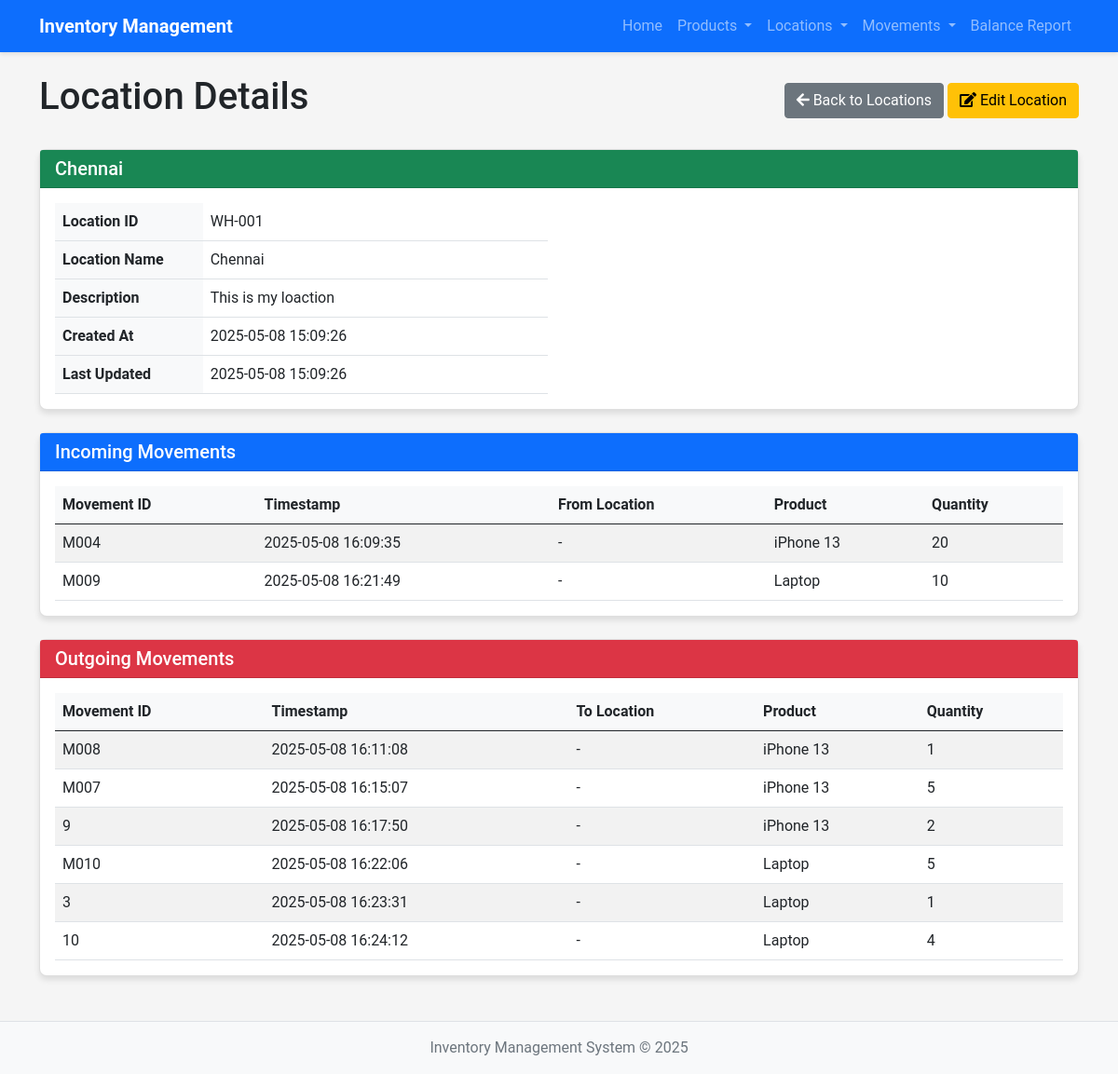
Page /locations/view/WH-001 on the committed database.
### models.py (models this page shows, shortened)
class Location(db.Model):
    __tablename__ = 'locations'
    location_id = db.Column(db.String(20), primary_key=True)
    location_name = db.Column(db.String(100), nullable=False)
    description = db.Column(db.Text, nullable=True)
    created_at = db.Column(db.DateTime, default=datetime.utcnow)
    updated_at = db.Column(db.DateTime, default=datetime.utcnow, onupdate=datetime.utcnow)

class ProductMovement(db.Model):
    __tablename__ = 'product_movements'
    movement_id = db.Column(db.String(20), primary_key=True)
    timestamp = db.Column(db.DateTime, default=datetime.utcnow)
    from_location = db.Column(db.String(20), db.ForeignKey('locations.location_id'), nullable=True)
    to_location = db.Column(db.String(20), db.ForeignKey('locations.location_id'), nullable=True)
    product_id = db.Column(db.String(20), db.ForeignKey('products.product_id'), nullable=False)
    qty = db.Column(db.Integer, nullable=False)
    product = db.relationship('Product', backref=db.backref('movements', lazy=True))
    from_location_rel = db.relationship('Location', foreign_keys=[from_location], backref=db.backref('outgoing_movements', lazy=True))
    to_location_rel = db.relationship('Location', foreign_keys=[to_location], backref=db.backref('incoming_movements', lazy=True))

class Product(db.Model):
    __tablename__ = 'products'
    product_id = db.Column(db.String(20), primary_key=True)
    product_name = db.Column(db.String(100), nullable=False)
    description = db.Column(db.Text, nullable=True)
    created_at = db.Column(db.DateTime, default=datetime.utcnow)
    updated_at = db.Column(db.DateTime, default=datetime.utcnow, onupdate=datetime.utcnow)

### app.py (the view)
@app.route('/locations/view/<string:location_id>')
def view_location(location_id):
    location = Location.query.get_or_404(location_id)
    return render_template('location/view.html', location=location)

### app.py (called while the page is built)
@app.context_processor
def inject_now():
    return {'now': datetime.utcnow()}

### templates/location/view.html (shortened to what this page needs)
{% extends "base.html" %}
{% block content %}
<div class="d-flex justify-content-between align-items-center mb-4">
    <h1>Location Details</h1>
    <div>
        <a href="{{ url_for('list_locations') }}" class="btn btn-secondary">
            <i class="fas fa-arrow-left"></i> Back to Locations
        </a>
        <a href="{{ url_for('edit_location', location_id=location.location_id) }}" class="btn btn-warning">
            <i class="fas fa-edit"></i> Edit Location
        </a>
    </div>
</div>
<div class="card">
    <div class="card-header bg-success text-white">
        <h5 class="card-title mb-0">{{ location.location_name }}</h5>
    </div>
    <div class="card-body">
        <div class="row">
            <div class="col-md-6">
                <table class="table">
                    <tr>
                        <th width="30%">Location ID</th>
                        <td>{{ location.location_id }}</td>
                    </tr>
                    <tr>
                        <th>Location Name</th>
                        <td>{{ location.location_name }}</td>
                    </tr>
                    <tr>
                        <th>Description</th>
                        <td>{{ location.description or 'No description' }}</td>
                    </tr>
                    <tr>
                        <th>Created At</th>
                        <td>{{ location.created_at.strftime('%Y-%m-%d %H:%M:%S') }}</td>
                    </tr>
                    <tr>
                        <th>Last Updated</th>
                        <td>{{ location.updated_at.strftime('%Y-%m-%d %H:%M:%S') }}</td>
                    </tr>
                </table>
            </div>
        </div>
    </div>
</div>
<div class="card mt-4">
    <div class="card-header bg-primary text-white">
        <h5 class="card-title mb-0">Incoming Movements</h5>
    </div>
    <div class="card-body">
        {% if location.incoming_movements %}
        <div class="table-responsive">
            <table class="table table-striped table-hover">
                <thead>
                    <tr>
                        <th>Movement ID</th>
                        <th>Timestamp</th>
                        <th>From Location</th>
                        <th>Product</th>
                        <th>Quantity</th>
                    </tr>
                </thead>
                <tbody>
                    {% for movement in location.incoming_movements %}
                    <tr>
                        <td>{{ movement.movement_id }}</td>
                        <td>{{ movement.timestamp.strftime('%Y-%m-%d %H:%M:%S') }}</td>
                        <td>{{ movement.source.location_name if movement.source else '-' }}</td>
                        <td>{{ movement.product.product_name }}</td>
                        <td>{{ movement.qty }}</td>
                    </tr>
                    {% endfor %}
                </tbody>
            </table>
        </div>
        {% else %}
        <div class="alert alert-info">
            No incoming movements recorded for this location.
        </div>
        {% endif %}
    </div>
</div>
<div class="card mt-4">
    <div class="card-header bg-danger text-white">
        <h5 class="card-title mb-0">Outgoing Movements</h5>
    </div>
    <div class="card-body">
        {% if location.outgoing_movements %}
        <div class="table-responsive">
            <table class="table table-striped table-hover">
                <thead>
                    <tr>
                        <th>Movement ID</th>
                        <th>Timestamp</th>
                        <th>To Location</th>
                        <th>Product</th>
                        <th>Quantity</th>
                    </tr>
                </thead>
                <tbody>
                    {% for movement in location.outgoing_movements %}
                    <tr>
                        <td>{{ movement.movement_id }}</td>
                        <td>{{ movement.timestamp.strftime('%Y-%m-%d %H:%M:%S') }}</td>
                        <td>{{ movement.destination.location_name if movement.destination else '-' }}</td>
                        <td>{{ movement.product.product_name }}</td>
                        <td>{{ movement.qty }}</td>
                    </tr>
                    {% endfor %}
                </tbody>
            </table>
        </div>
        {% else %}
        <div class="alert alert-info">
            No outgoing movements recorded for this location.
        </div>
        {% endif %}
    </div>
</div>
{% endblock %}

### static/css/style.css (style rules this page uses)
body { font-family: 'Roboto', sans-serif; background-color: #f5f5f5; }
.card { border-radius: 8px; box-shadow: 0 4px 6px rgba(0, 0, 0, 0.1); margin-bottom: 20px; }
.card-header { font-weight: bold; background-color: #f8f9fa; }
.table { margin-bottom: 0; }
.table th { background-color: #f8f9fa; }

### rows in the picture
Location: location_name "Chennai", location_id "WH-001", description "This is my loaction", created_at "2025-05-08 15:09:26", updated_at "2025-05-08 15:09:26"
ProductMovement: movement_id "M004", timestamp "2025-05-08 16:09:35", source "-", product.product_name "iPhone 13", qty "20"
ProductMovement: movement_id "M009", timestamp "2025-05-08 16:21:49", source "-", product.product_name "Laptop", qty "10"
ProductMovement: movement_id "M008", timestamp "2025-05-08 16:11:08", destination "-", product.product_name "iPhone 13", qty "1"
ProductMovement: movement_id "M007", timestamp "2025-05-08 16:15:07", destination "-", product.product_name "iPhone 13", qty "5"
ProductMovement: movement_id "9", timestamp "2025-05-08 16:17:50", destination "-", product.product_name "iPhone 13", qty "2"
ProductMovement: movement_id "M010", timestamp "2025-05-08 16:22:06", destination "-", product.product_name "Laptop", qty "5"
ProductMovement: movement_id "3", timestamp "2025-05-08 16:23:31", destination "-", product.product_name "Laptop", qty "1"
ProductMovement: movement_id "10", timestamp "2025-05-08 16:24:12", destination "-", product.product_name "Laptop", qty "4"
